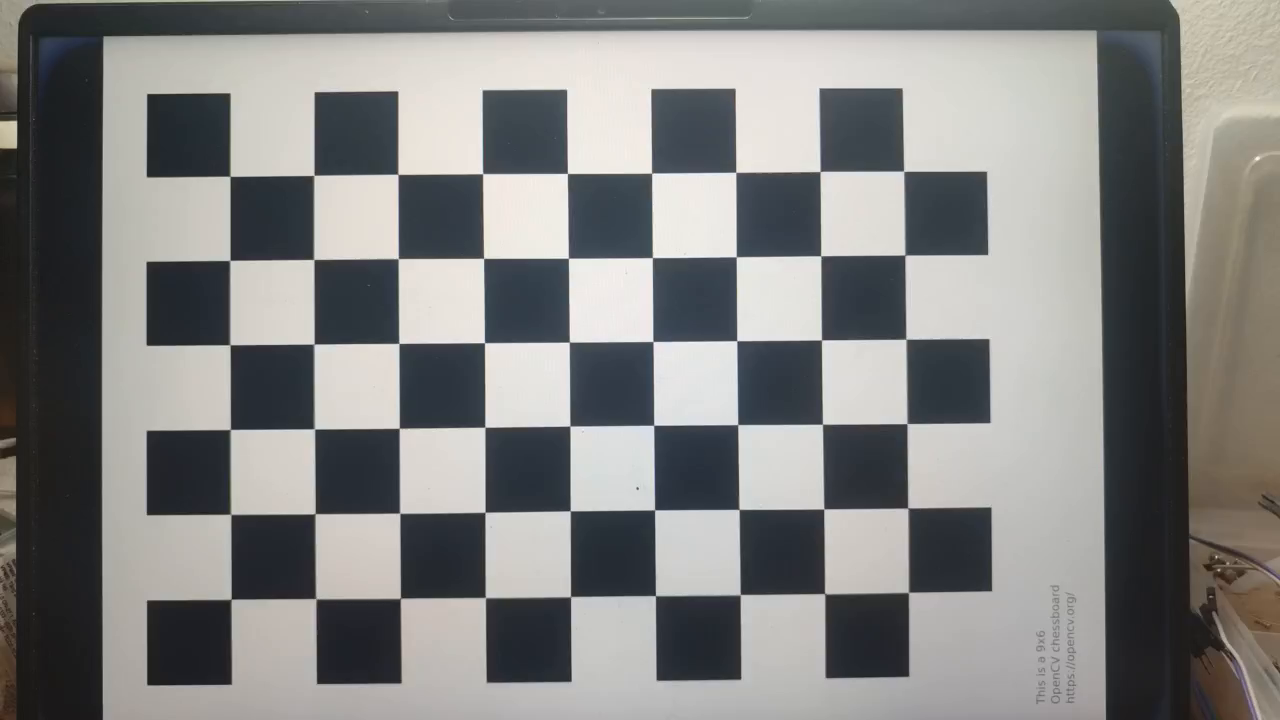
//> input picture Data/setUpCamImages/frame1.png, 1280 x 720 px; its folder holds only this picture in this run
$ ./cameraCalibration   (built with g++ and OpenCV 4)
//> lines starting //> are read from the running program, lines starting //| are printed output that depends on the picture; after the words box and inside, x2 and y2 are one past the last pixel; in counts of white or black regions, pixels touching at a corner belong together
#include <opencv2/opencv.hpp>
#include <opencv2/calib3d/calib3d.hpp>
#include <opencv2/highgui/highgui.hpp>
#include <opencv2/imgproc/imgproc.hpp>
#include <stdio.h>
#include <iostream>

// Kích thước của bàn cờ
int CHECKERBOARD[2]{6,9};

int main()
{
  // Vector danh sách các điểm 3D trong không gian(1 vector/ảnh)
  std::vector<std::vector<cv::Point3f> > objpoints;

  // Vector danh sách các điểm 2D trong ảnh (1 vector/ảnh)
  std::vector<std::vector<cv::Point2f> > imgpoints;
  // Tạo tọa độ các điểm 3D trong không gian thế giới (nằm trên mặt phẳng z=0)
  std::vector<cv::Point3f> objp;
  for(int i{0}; i<CHECKERBOARD[1]; i++)
  {
    for(int j{0}; j<CHECKERBOARD[0]; j++)
      objp.push_back(cv::Point3f(j,i,0));
  }

  std::vector<cv::String> images;
  std::string path = "/home/cuong/Downloads/MonoVo/Data/setUpCamImages/*.png";
  cv::glob(path, images);

  cv::Mat frame, gray;
  // Vector tọa độ pixel của các góc của bản cờ được phát hiện
  std::vector<cv::Point2f> corner_pts;
  bool success;

  // Lặp qua tất cả ảnh
  for(int i{0}; i<images.size(); i++)
  {
    frame = cv::imread(images[i]);
//> frame is the input picture: 720 rows x 1280 cols, CV_8UC3; mean B, G, R 128.9, 130.2, 130
    cv::cvtColor(frame,gray,cv::COLOR_BGR2GRAY);

    // Nếu tìm đủ số góc mong muốn thì success = true
    success = cv::findChessboardCorners(gray, cv::Size(CHECKERBOARD[0], CHECKERBOARD[1]), corner_pts,
            cv::CALIB_CB_ADAPTIVE_THRESH | cv::CALIB_CB_FAST_CHECK | cv::CALIB_CB_NORMALIZE_IMAGE);
//> success = true; corner_pts = 54 Points (x, y), first 12: [231.4, 598.6], [231.2, 514.5], [230.8, 429.2], [230.3, 344.8], [230.2, 260.1], [230, 176.2], [316.4, 598.8], [314.8, 513.4], [314.6, 428.8], [314.2, 344], [313.8, 259.5], [314.2, 175.3]

    cv::TermCriteria criteria(cv::TermCriteria::EPS | cv::TermCriteria::MAX_ITER, 30, 0.001);

    if(success)
    {
      cv::TermCriteria criteria(cv::TermCriteria::EPS | cv::TermCriteria::MAX_ITER, 30, 0.001);
      // Tinh chỉnh tọa độ pixel của các điểm 2D
      cv::cornerSubPix(gray,corner_pts,cv::Size(11,11), cv::Size(-1,-1),criteria);
//> corner_pts = 54 Points (x, y), first 12: [231.1, 599.3], [230.7, 514.3], [230.3, 429.5], [229.9, 344.7], [229.8, 260.5], [230, 176.3], [315.8, 598.7], [315.1, 513.7], [314.4, 428.9], [313.9, 344.1], [313.7, 259.4], [313.8, 175.4]

      // Vẽ các điểm góc phát hiện được lên ảnh
      cv::drawChessboardCorners(frame, cv::Size(CHECKERBOARD[0], CHECKERBOARD[1]), corner_pts, success);
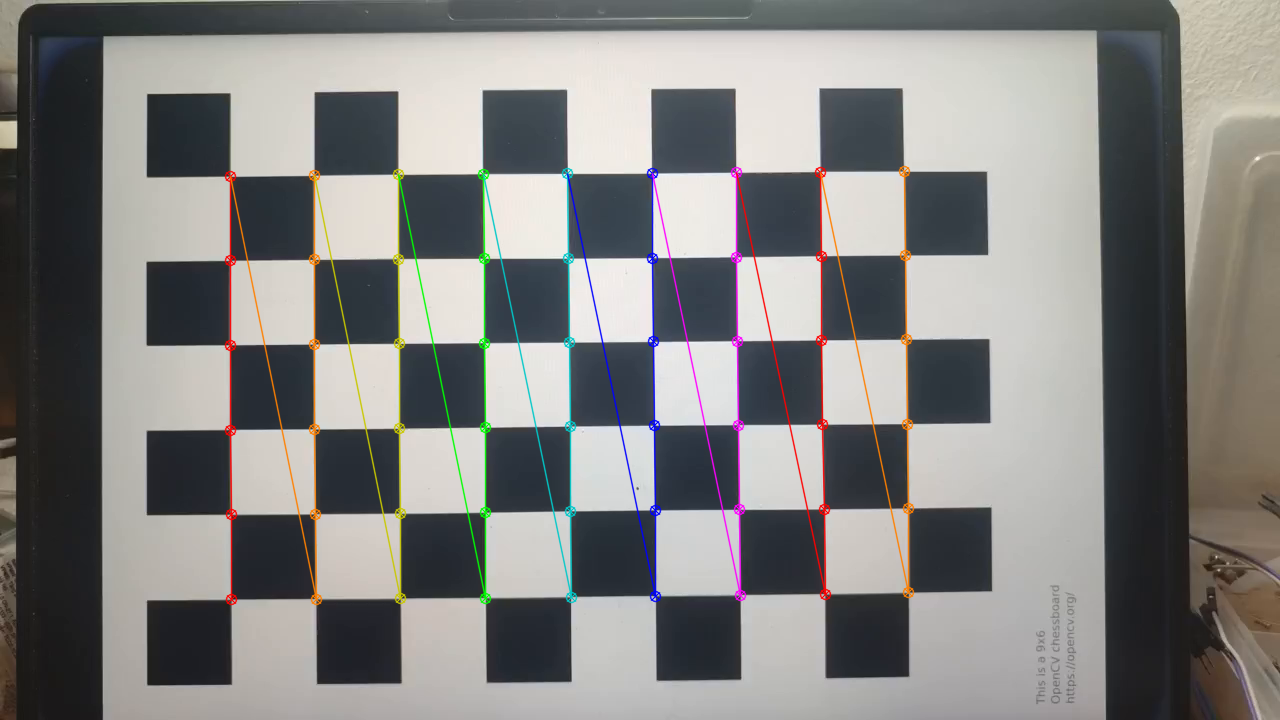
//> frame: 720 rows x 1280 cols, CV_8UC3; 2.82% of pixels changed, all inside (x1, y1, x2, y2) = (224, 165, 915, 606)

      objpoints.push_back(objp);
      imgpoints.push_back(corner_pts);
//> imgpoints = 1 point lists
    }

    cv::imshow("Image",frame);
    cv::waitKey(0);
  }

  cv::destroyAllWindows();

  cv::Mat cameraMatrix, distCoeffs, R, T;

  // Hiệu chỉnh camera để tìm ma trận nội tại, độ méo, ma trận xoay và tịnh tiến
  cv::calibrateCamera(objpoints, imgpoints, cv::Size(gray.rows,gray.cols), cameraMatrix, distCoeffs, R, T);
//> cameraMatrix = [[7057.5, 0, 315.7], [0, 7065.5, 705.9], [0, 0, 1]]; distCoeffs = [-1.33, -57.28, -0.0561, 0.0541, 4099.7]; R = [[-0.0115, -0.0858, -1.58]]; T = [[-0.999, -1.26, 83.3]]

  std::cout << "cameraMatrix : " << cameraMatrix << std::endl;
//| cameraMatrix : [7057.458039992085, 0, 315.7225013072219;
//|  0, 7065.45822328868, 705.8564813438521;
//|  0, 0, 1]
  return 0;
}

$ run again, on Data/setUpCamImages/frame13.png
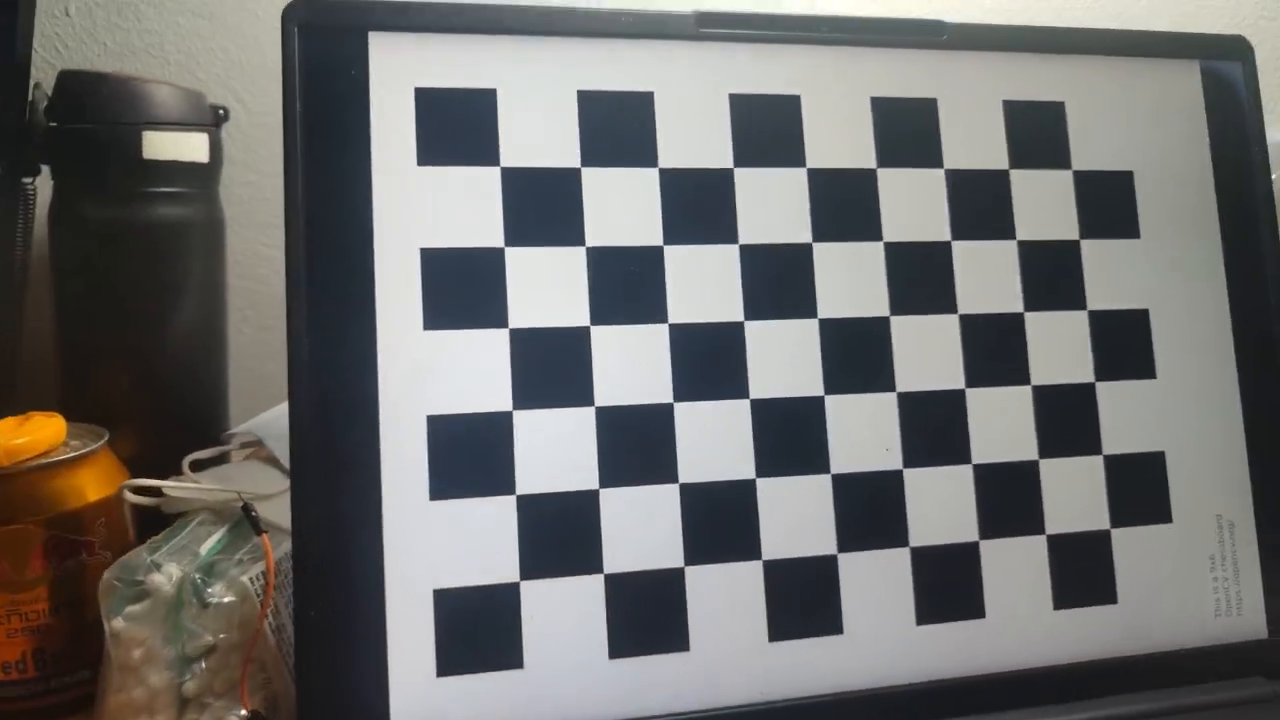
//> input picture Data/setUpCamImages/frame13.png, 1280 x 720 px
//> frame is the input picture: 720 rows x 1280 cols, CV_8UC3; mean B, G, R 110.6, 111.8, 112
//> `cv::cvtColor(frame,gray,cv::COLOR_BGR2GRAY);`:
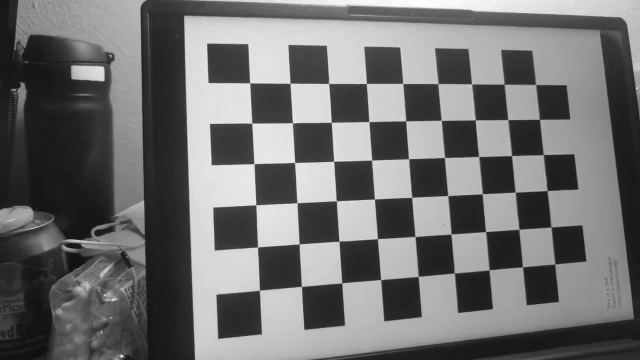
//> gray: 720 rows x 1280 cols, CV_8UC1 (shown at 1/2 size); min 10, max 255, mean 111.7
//> `success = cv::findChessboardCorners(gray, cv::Size(CHECKERBOARD[0], CH..`: success = true; corner_pts = 54 Points (x, y), first 12: [519.7, 580.6], [515.7, 494.6], [512.3, 410.2], [508.4, 327.8], [504.2, 246.5], [499.8, 166.3], [603.3, 573.4], [598.6, 488.5], [594.4, 405.9], [589.7, 325.3], [585.3, 246.2], [580.5, 167]
//> `cv::cornerSubPix(gray,corner_pts,cv::Size(11,11), cv::Size(-1,-1),crit..`: corner_pts = 54 Points (x, y), first 12: [519.4, 580.8], [515.5, 494.5], [512.3, 410.2], [508.4, 327.9], [504.1, 246.7], [499.8, 166.2], [603.4, 573.3], [598.7, 488.5], [594.5, 406], [589.7, 325.4], [585.3, 246.2], [580.4, 167]
//> `cv::drawChessboardCorners(frame, cv::Size(CHECKERBOARD[0], CHECKERBOAR..`:
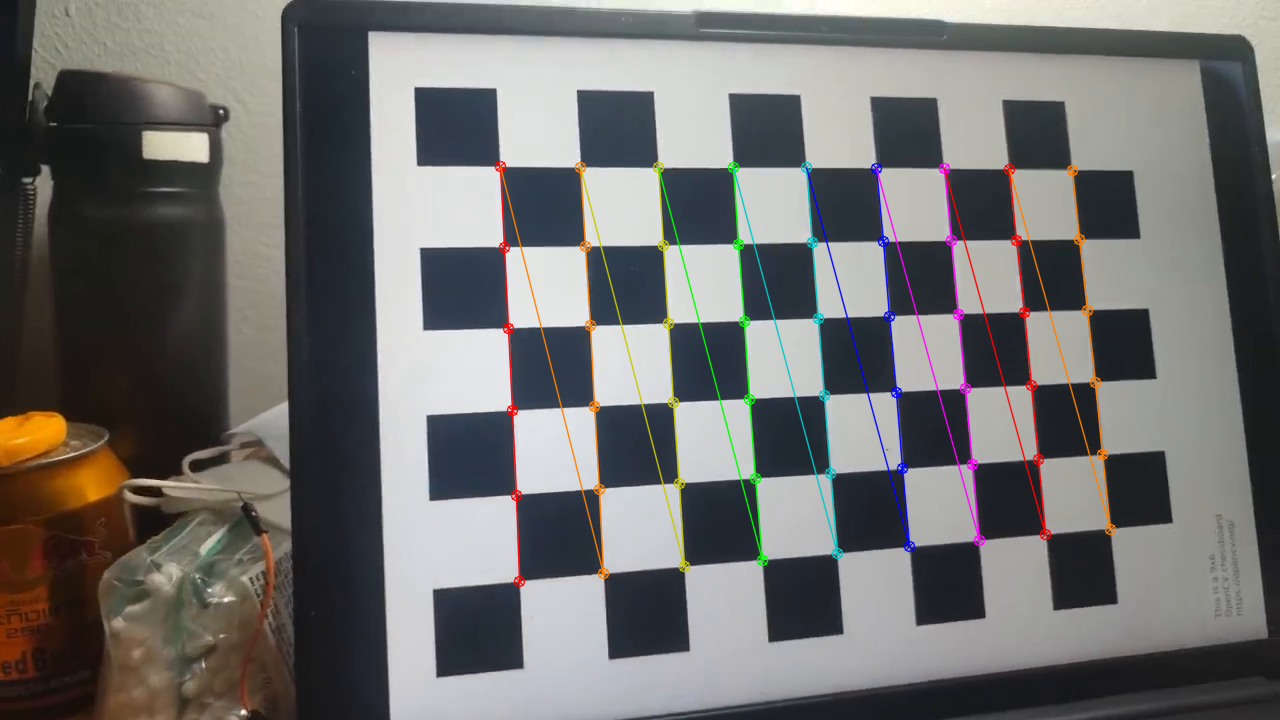
//> frame: 720 rows x 1280 cols, CV_8UC3; 2.61% of pixels changed, all inside (x1, y1, x2, y2) = (494, 160, 1117, 588)
//> imgpoints = 1 point lists
//> cameraMatrix = [[1373.4, 0, 200.6], [0, 1328.2, 794.7], [0, 0, 1]]; distCoeffs = [-0.275, -0.377, -0.114, 0.17, -0.164]; R = [[0.174, -0.352, -1.64]]; T = [[3.58, -2.5, 17.41]]
//| cameraMatrix : [1373.419027603193, 0, 200.5897797711497;
//|  0, 1328.236700557923, 794.7069532597268;
//|  0, 0, 1]

$ run again, on Data/setUpCamImages/frame14.png
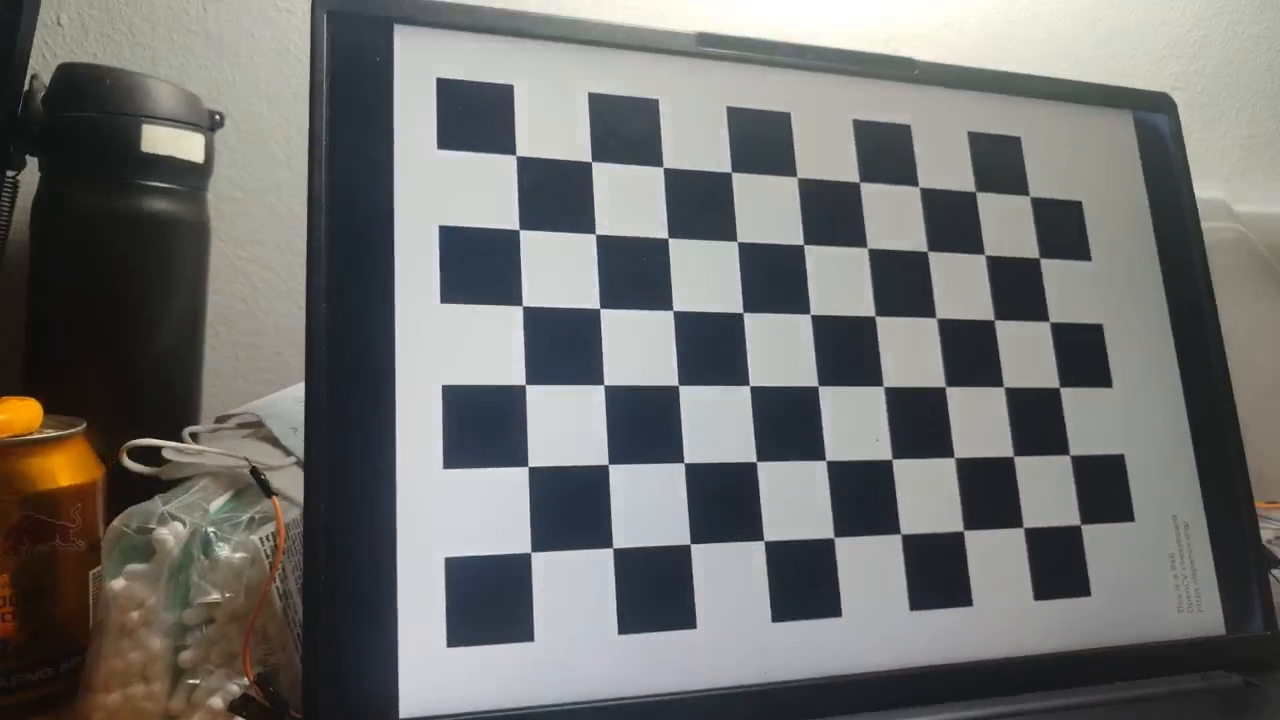
//> input picture Data/setUpCamImages/frame14.png, 1280 x 720 px
//> frame is the input picture: 720 rows x 1280 cols, CV_8UC3; mean B, G, R 111.2, 113, 112.9
//> `cv::cvtColor(frame,gray,cv::COLOR_BGR2GRAY);`:
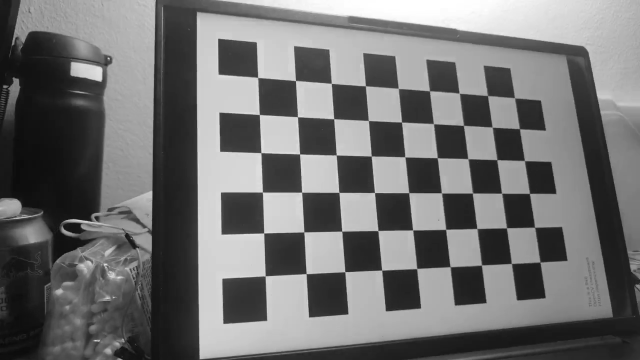
//> gray: 720 rows x 1280 cols, CV_8UC1 (shown at 1/2 size); min 5, max 255, mean 112.7
//> `success = cv::findChessboardCorners(gray, cv::Size(CHECKERBOARD[0], CH..`: success = true; corner_pts = 54 Points (x, y), first 12: [530.6, 552.3], [528, 466.4], [525.2, 384.5], [522.4, 305.8], [519.4, 229.7], [516, 155.4], [612.6, 548], [608.4, 464.4], [603.7, 384.7], [599.8, 308.4], [595.5, 234.2], [591.5, 161.6]
//> `cv::cornerSubPix(gray,corner_pts,cv::Size(11,11), cv::Size(-1,-1),crit..`: corner_pts = 54 Points (x, y), first 12: [530.8, 552.2], [528, 466.4], [525.3, 384.5], [522.4, 305.7], [519.1, 229.6], [515.9, 155.3], [612.7, 547.8], [608.2, 464.4], [603.7, 384.8], [599.7, 308.4], [595.4, 234], [591.5, 161.7]
//> `cv::drawChessboardCorners(frame, cv::Size(CHECKERBOARD[0], CHECKERBOAR..`:
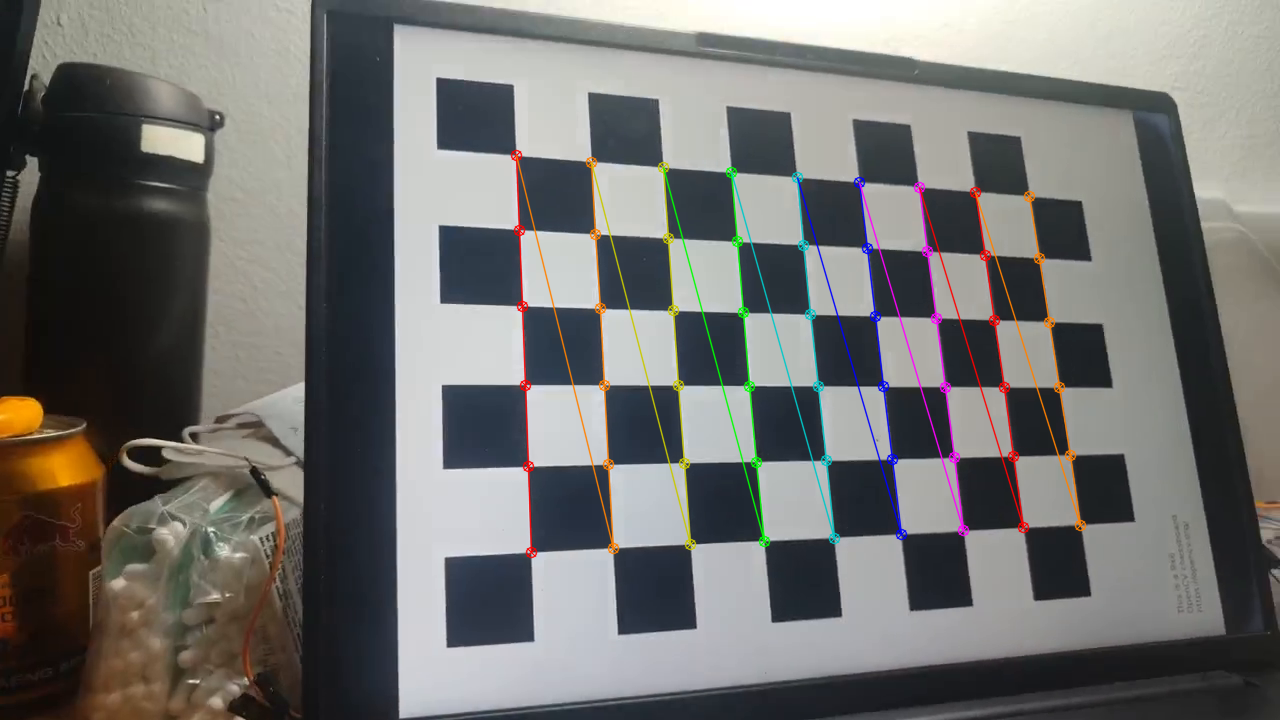
//> frame: 720 rows x 1280 cols, CV_8UC3; 2.48% of pixels changed, all inside (x1, y1, x2, y2) = (510, 149, 1087, 559)
//> imgpoints = 1 point lists
//> cameraMatrix = [[635.2, 0, 287.5], [0, 651.8, 721.1], [0, 0, 1]]; distCoeffs = [-0.0644, -0.0273, -0.0609, 0.0866, -0.02]; R = [[0.0586, -0.29, -1.61]]; T = [[2.86, -1.94, 8.29]]
//| cameraMatrix : [635.2077962438881, 0, 287.5083194931443;
//|  0, 651.8173660585605, 721.061024467892;
//|  0, 0, 1]
